Frame 1 (no input): blank canvas, image omitted
Frame 60 (the mouse pressed at the canvas centre just before this capture): blank canvas, image omitted
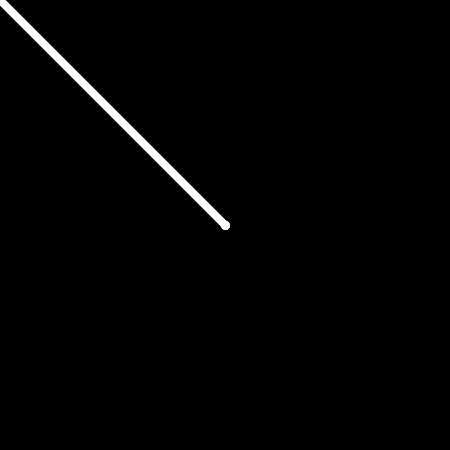
Frame 120 (the mouse held since frame 60 and released just before this capture)

The Processing sketch whose frames 1 and 60 were blank and that drew this single picture after the mouse press (run headless with seeded random() and noise(); from frame 60 on, the mouse is pressed at the canvas centre):

// Processing sketch: slime_mouseWalls
// ── slime_mouseWalls.pde
class Agent{
    float posX, posY, ang;
    Agent(float x, float y, float a){
        posX = x;
        posY = y;
        ang = a;
    }
}

volatile boolean running = false;

static color wallColor;

final static int strokeSize = 8;
final static float evaporateSpeed = 3;
final static float diffusionRate = 0.75;
final static float sensorOffsetDistance = 10;
final static float sensorAngle = 27;
final static float turnSpeed = 1;
final static int numOfAgents = 10000;

Agent[] agents = new Agent[numOfAgents];

void setup(){
   size(450, 450); 
   wallColor = color(255, 255, 255);
   background(0);
   spawn_centreRandomRotation();
   //spawn_allRandom();
   //spawn_circle();
}

void draw(){
   checkMouse();
   if(running) iterate();
}

void keyPressed(){
   if(key == CODED){
      if(keyCode == UP){
          if(!running) running = true;
      }
   }
}

void iterate(){
   trails();
   
   for(int i = 0; i < numOfAgents; i++){
       //Check for mouse drawn over them
       checkTrapped(agents[i]);
     
       //Move forward
       float newX = agents[i].posX + cos(agents[i].ang);
       float newY = agents[i].posY + sin(agents[i].ang);
       while(collision(newX, newY)){
          agents[i].ang = random(360);
          newX = agents[i].posX + cos(agents[i].ang);
          newY = agents[i].posY + sin(agents[i].ang);
       }
       agents[i].posX = newX;
       agents[i].posY = newY;
       
       //Sensory Movement
       float weightF = sense(agents[i], 0);
       float weightFL = sense(agents[i], -sensorAngle);
       float weightFR = sense(agents[i], sensorAngle);
       
       float randSteerStrength = random(1);
       
       if(weightF > weightFL && weightF > weightFR){
           agents[i].ang += 0;
       }
       else if(weightF < weightFL && weightF < weightFR){
           agents[i].ang += (randSteerStrength - 0.5) * 2 * turnSpeed;
       }
       else if(weightFR > weightFL){
           agents[i].ang -= randSteerStrength * turnSpeed;
       }
       else if(weightFL > weightFR){
           agents[i].ang += randSteerStrength * turnSpeed;
       }
       
       //Draw Agent
       drawAgent(agents[i]);
   }
}

boolean collision(float newX, float newY){
   //Walls
   if(newX < 0 || newX > width){
     return true;
   }else if(newY < 0 || newY > height){
     return true; 
   }
   else if(get(int(newX), int(newY)) == wallColor){
      return true;
   }
   return false;
}

void trails(){
    for(int x = 0; x < width; x++){
      for(int y = 0; y < height; y++){
         spread(x, y);
      }
    }
}

void spread(int x, int y){
    color centre = get(x, y);
    if(isSameColor(centre, wallColor)) return;
  
    float sumR = 0;
    float sumG = 0;
    float sumB = 0;
    color curC = get(x, y);
  
    for(int offsetX = -1; offsetX <= 1; offsetX++){
       for(int offsetY = -1; offsetY <= 1; offsetY++){
           int sampleX = x + offsetX;
           int sampleY = y + offsetY;
           
           if(sampleX >= 0 && sampleX < width && sampleY >= 0 && sampleY < height){
              color c = get(sampleX, sampleY);
              if(isSameColor(c, wallColor)) continue;
              sumR += red(c);
              sumG += green(c);
              sumB += blue(c);
           }
       }
    }
    
    float blurR = sumR/9;
    float blurG = sumG/9;
    float blurB = sumB/9;
    
    float lerpR = lerpF(blurR, red(curC), diffusionRate);
    float lerpG = lerpF(blurG, green(curC), diffusionRate);
    float lerpB = lerpF(blurB, blue(curC), diffusionRate);
    
    //Replacement for trails
    float newR = lerpR - evaporateSpeed;
    float newG = lerpG - evaporateSpeed;
    float newB = lerpB - evaporateSpeed;
    if(newR < 0) newR = 0;
    if(newG < 0) newG = 0;
    if(newB < 0) newB = 0;
    
    set(x, y, color(newR, newG, newB));
  
}

float sense(Agent a, float sensorOffset){
    float sensorAngle = a.ang + sensorOffset;
    float sensDirX = cos(sensorAngle);
    float sensDirY = sin(sensorAngle);
    
    int sensorCentreX = int(a.posX + sensDirX * sensorOffsetDistance);
    int sensorCentreY = int(a.posY + sensDirY * sensorOffsetDistance);
    
    float sensorSum = 0;
    for(int offsetX = -1; offsetX <= 1; offsetX++){
       for(int offsetY = -1; offsetY <= 1; offsetY++){
           int samplePosX = sensorCentreX + offsetX;
           int samplePosY = sensorCentreY + offsetY;
           if(samplePosX < 0) samplePosX = 0;
           if(samplePosX > width-1) samplePosX = width-1;
           if(samplePosY < 0) samplePosY = 0;
           if(samplePosY > height-1) samplePosY = height-1;
           
           color sample = get(samplePosX, samplePosY);
           if(isSameColor(sample, wallColor)) continue;
           
           sensorSum += red(sample) + blue(sample) + green(sample);
       }
    }
    return sensorSum;
}

void checkTrapped(Agent a){
    int curX = int(a.posX);
    int curY = int(a.posY);
    color c = get(curX, curY);
    
    if(isSameColor(c, wallColor)){
       a.posX = random(width-1);
       a.posY = random(height-1);
       checkTrapped(a);
    }
}

boolean isSameColor(color a, color b){
   float aR = red(a);
   float aG = green(a);
   float aB = blue(a);
   float bR = red(b);
   float bG = green(b);
   float bB = blue(b);
   if(aR == bR && aG == bG && aB == bB) return true;
   return false;
}

void checkMouse(){
   stroke(wallColor);
   strokeWeight(strokeSize);
   if(mousePressed == true){
      line(mouseX, mouseY, pmouseX, pmouseY); 
   }
}

float lerpF(float start, float end, float interp){
   return start + ((end-start) * interp);
}

void drawAgent(Agent a){
  set(int(a.posX), int(a.posY), color(255, 0, 255));
}

void spawn_centreRandomRotation(){
    for(int i = 0; i < numOfAgents; i++){
       agents[i] = new Agent(width/2, height/2, random(360)); 
    }
}

void spawn_allRandom(){
   for(int i = 0; i < numOfAgents; i++){
      agents[i] = new Agent(random(width-1), random(height-1), random(360)); 
   }
}

void spawn_circle(){
   for(int i = 0; i < numOfAgents; i++){
      float radius = 100;
      float randomAngle = random(360);
      float maxOffsetX = cos(randomAngle) * radius;
      float maxOffsetY = sin(randomAngle) * radius;
      
      agents[i] = new Agent(maxOffsetX * random(1) + width/2, maxOffsetY * random(1) + height/2, randomAngle);
   }
}
